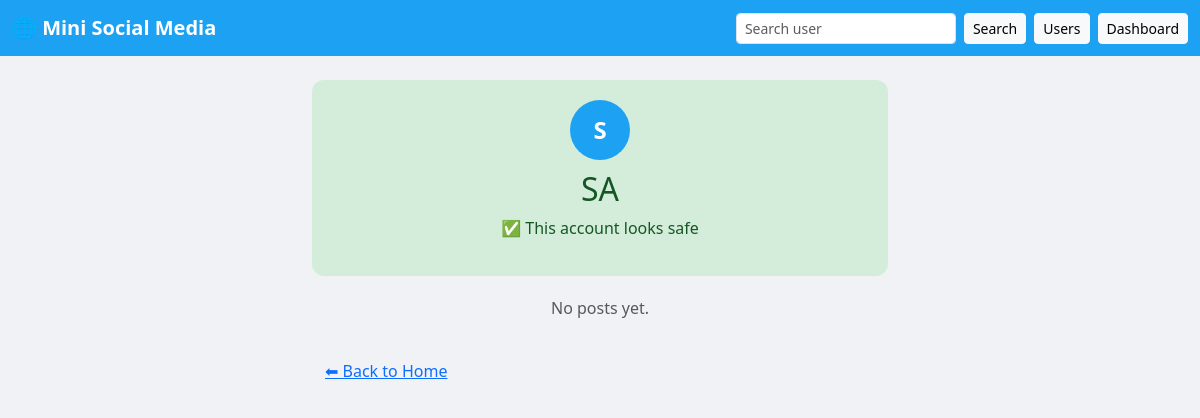
Before: /profile/SA with the older database file.
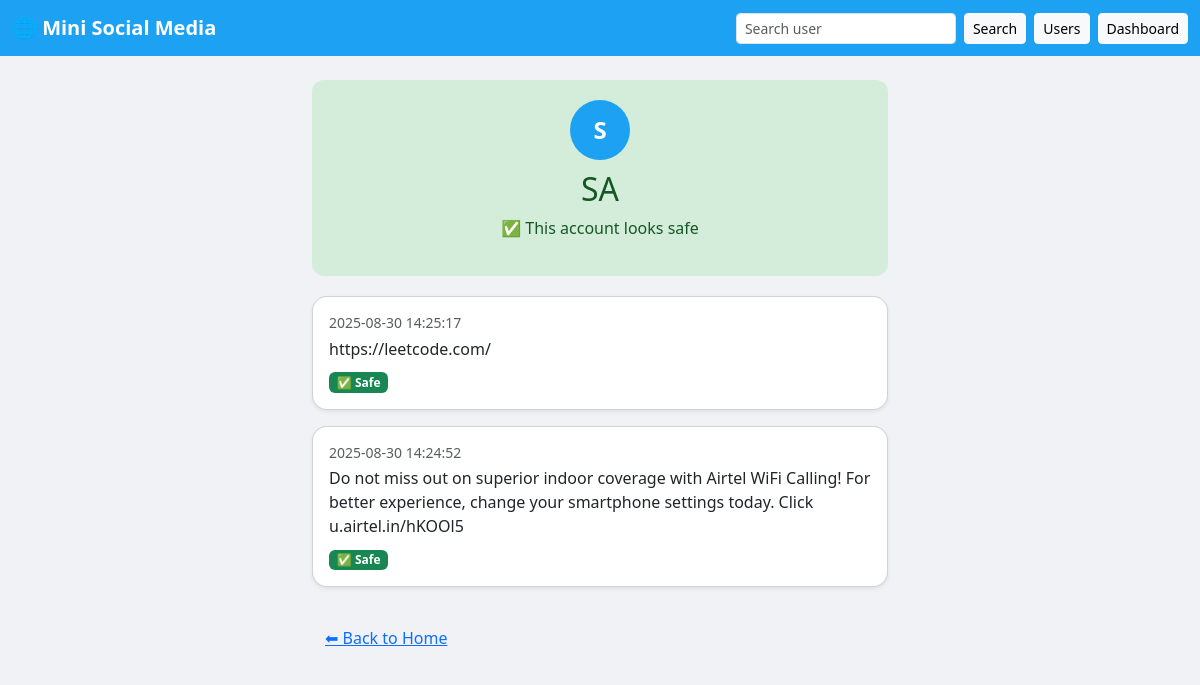
After: the same page with the newer database file.
### tables this page shows
CREATE TABLE posts(
            id INTEGER PRIMARY KEY AUTOINCREMENT,
            username TEXT,
            text TEXT,
            timestamp TEXT,
            status TEXT
        );

### app.py (the view)
@app.route('/profile/<username>')
def profile(username):
    conn = sqlite3.connect(DB_PATH)
    c = conn.cursor()
    c.execute("SELECT text, timestamp, status FROM posts WHERE username=? ORDER BY id DESC", (username,))
    posts = c.fetchall()
    c.execute("SELECT status FROM users WHERE username=?", (username,))
    row = c.fetchone()
    conn.close()
    user_status = row[0] if row else "✅ Safe"
    return render_template("profile.html", username=username, posts=posts, user_status=user_status)

### templates/profile.html (shortened to what this page needs)
<!DOCTYPE html>
<html lang="en">
<head>
  <link href="https://cdn.jsdelivr.net/npm/bootstrap@5.3.0/dist/css/bootstrap.min.css" rel="stylesheet">
</head>
<body>
<nav class="navbar navbar-expand-lg">
  <div class="container-fluid">
    <a class="navbar-brand" href="/">🌐 Mini Social Media</a>
    <div class="d-flex">
      <form class="d-flex me-2" action="/search" method="get">
        <input class="form-control form-control-sm me-2" type="text" name="username" placeholder="Search user">
        <button class="btn btn-light btn-sm">Search</button>
      </form>
      <a class="btn btn-light btn-sm me-2" href="/users">Users</a>
      <a class="btn btn-light btn-sm" href="http://localhost:8501">Dashboard</a>
    </div>
  </div>
</nav>
<div class="container mt-4 feed">
  <div class="header {% if 'Fraud' in user_status or '🚨' in user_status or 'rules' in user_status %}fraud-header{% else %}safe-header{% endif %}">
    <div class="avatar">{{ username[0]|upper }}</div>
    <h2 >
      {{username}}
    </h2>
    {% if 'Fraud' in user_status or '🚨' in user_status or 'rules' in user_status %}
      <p>⚠️ This account posted fake links recently</p>
    {% else %}
      <p>✅ This account looks safe</p>
    {% endif %}
  </div>
  {% if posts %}
    {% for text, time, status in posts %}
    <div class="card shadow-sm mb-3 post-card">
      <div class="card-body">
        <h6 class="mb-1"><small class="text-muted">{{time}}</small></h6>
        <p class="mb-2">{{text}}</p>
        {% if "Fraud" in status or "🚨" in status or "Red" in status %}
          <span class="badge bg-danger">{{status}}</span>
        {% elif "Safe" in status or "✅" in status %}
          <span class="badge bg-success">{{status}}</span>
        {% else %}
          <span class="badge bg-secondary">{{status}}</span>
        {% endif %}
      </div>
    </div>
    {% endfor %}
  {% else %}
    <p class="text-muted text-center">No posts yet.</p>
  {% endif %}
  <a href="/" class="btn btn-link mt-3">⬅ Back to Home</a>
</div>
</body>
</html>

### templates/profile.html (style rules this page uses)
body { background-color: #f0f2f5; font-family: "Segoe UI", Roboto, Helvetica, Arial, sans-serif; }
.navbar { background-color: #1da1f2; }
.navbar-brand { font-weight: bold; color: white !important; }
.feed { max-width: 600px; margin: 0 auto; }
.post-card { border-radius: 15px; transition: transform 0.1s ease-in-out; }
.header { text-align: center; padding: 20px; border-radius: 12px; margin-bottom: 20px; }
.safe-header { background-color: #d4edda; color: #155724; }
.avatar { width: 60px; height: 60px; border-radius: 50%; background: #1da1f2; color: white; display: flex; align-items: center; justify-content: center; font-weight: bold; font-size: 24px; margin: 0 auto 10px auto; }

Changed rows visible on the page:
added posts: timestamp "2025-08-30 14:25:17", text "https://leetcode.com/", status "✅ Safe"
added posts: timestamp "2025-08-30 14:24:52", text "Do not miss out on superior indoor coverage with Airtel WiFi Calling! For better experience, change your smartphone settings today. Click u.airtel.in/hKOOl5", status "✅ Safe"
Other visible differences:
text no longer shown: "No posts yet."
